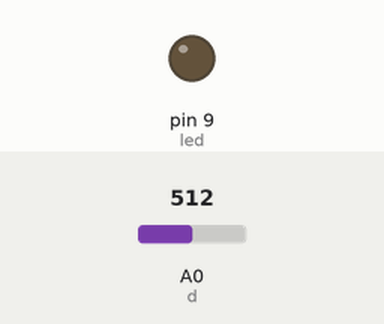
Simulated run of this sketch. Board: Arduino Uno, built with avr-gcc and run on an emulated ATmega328P. Parts: output pins drawn as LEDs (lit = HIGH). The inputs (shaded band) are chosen by the test bench; at power-on: A0 (d) = 512. What the sketch prints to the serial monitor is not drawn.

Above: at 1.8 s.
1.9 s: A0 (d) set to 876
3.4 s: A0 (d) set to 909
At 5.2 s:
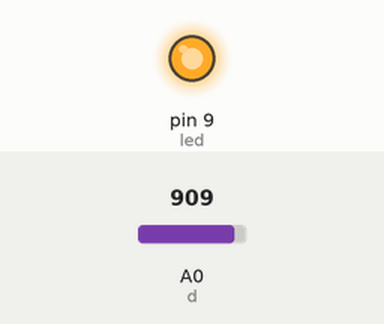
5.5 s: A0 (d) set to 880
At 6.4 s:
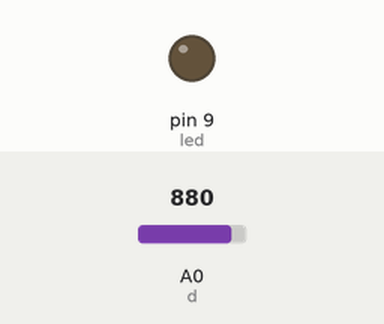
7.0 s: A0 (d) set to 900
At 7.9 s:
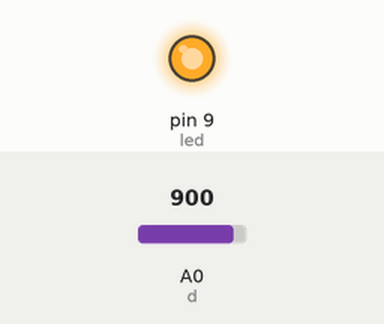
Timing chart, 0 to 10.0 s (numbered marks = the images above; inputs shaded):
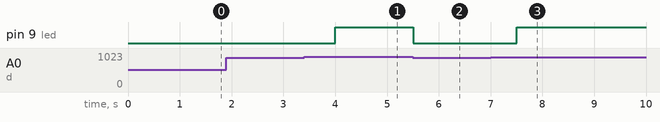

Measured:
- the behaviour switches between 890 and 891 on A0 (d) (found by bisection; images 0 and 1)
- after the input at 1.9 s, every drawn part: stays the same
- after the input at 3.4 s, pin 9 (led): LOW → HIGH after 0.60 s
- after the input at 5.5 s, pin 9 (led): HIGH → LOW at once
- after the input at 7.0 s, pin 9 (led): LOW → HIGH after 0.50 s

The sketch:

Flex_sensor_prototype.ino
```cpp
const int led = 9;
const int d = A0;
void setup(){
  pinMode(led,OUTPUT);
  Serial.begin(9600);
}
void loop(){
  int v = analogRead(d);
  Serial.print(v);
  if(v>890){
    digitalWrite(led,HIGH);
  }
  else{
    digitalWrite(led,LOW);
    delay(1000);
  }
}
```
